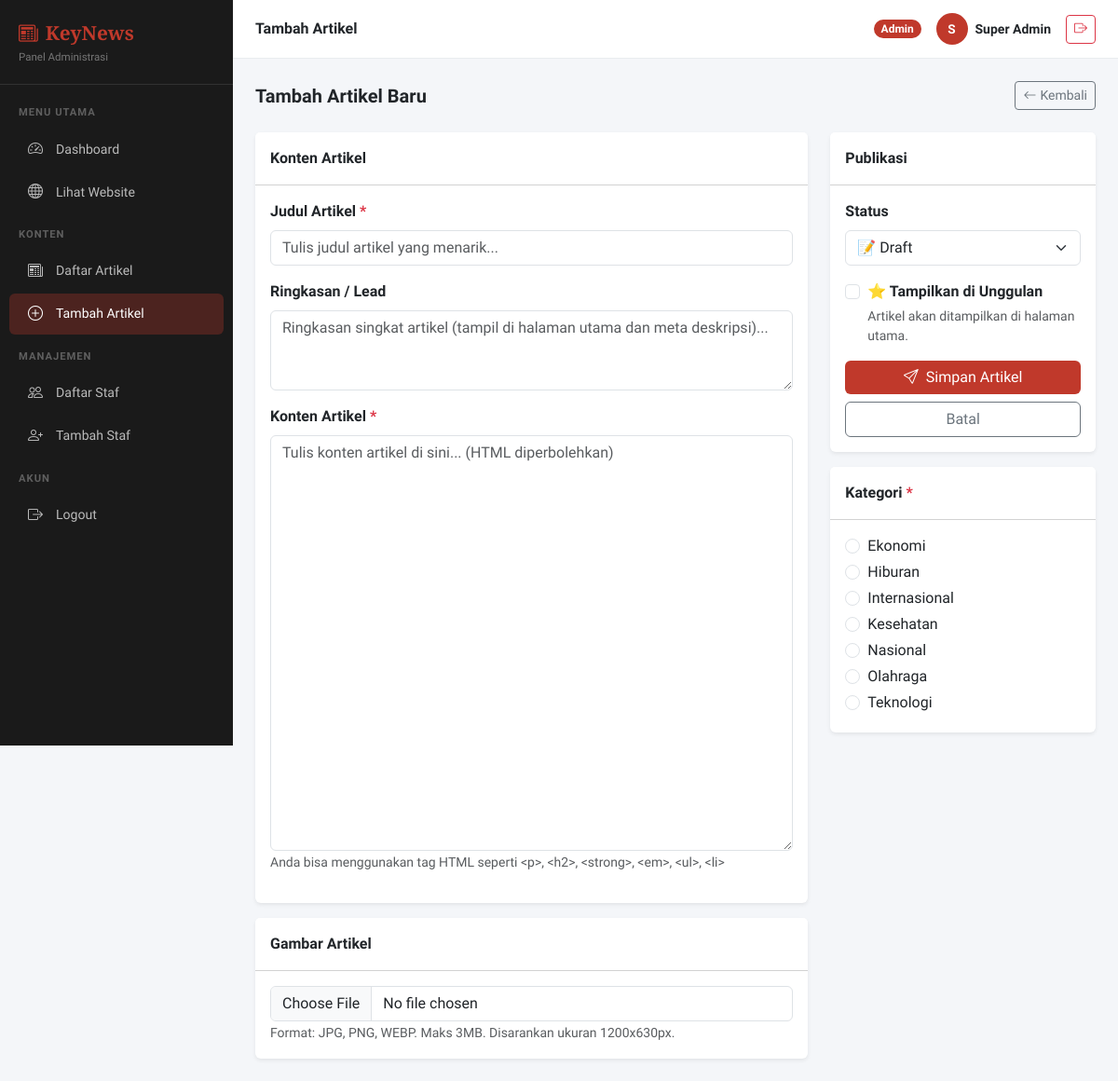
The page /admin/tambah_artikel.php (signed in) on the database its author committed.
### tables this page shows
CREATE TABLE IF NOT EXISTS kategori (
    id INT AUTO_INCREMENT PRIMARY KEY,
    nama VARCHAR(100) NOT NULL,
    slug VARCHAR(100) NOT NULL UNIQUE,
    created_at TIMESTAMP DEFAULT CURRENT_TIMESTAMP
);

### includes/koneksi.php (called while the page is built, shortened)
<?php
function isAdmin() {
    return isset($_SESSION['staf_role']) && $_SESSION['staf_role'] === 'admin';
}
?>

### admin/tambah_artikel.php (the view, shortened to what this page needs)
<?php
require_once '../includes/koneksi.php';
$page_title = 'Tambah Artikel';
$active_menu = 'tambah_artikel';
$data = ['judul'=>'','ringkasan'=>'','konten'=>'','id_kategori'=>'','status'=>'draft','featured'=>0];
$kategori_all = $koneksi->query("SELECT * FROM kategori ORDER BY nama");
require_once 'includes/admin_layout.php';
?>
<div class="d-flex justify-content-between align-items-center mb-4">
    <h5 class="fw-bold mb-0">Tambah Artikel Baru</h5>
    <a href="artikel_masuk.php" class="btn btn-outline-secondary btn-sm"><i class="bi bi-arrow-left me-1"></i>Kembali</a>
</div>
<form method="POST" enctype="multipart/form-data">
    <div class="row g-4">
        <div class="col-lg-8">
            <div class="card border-0 shadow-sm mb-3">
                <div class="card-header bg-white fw-semibold py-3">Konten Artikel</div>
                <div class="card-body">
                    <div class="mb-3">
                        <label class="form-label fw-semibold">Judul Artikel <span class="text-danger">*</span></label>
                        <input type="text" name="judul" class="form-control" placeholder="Tulis judul artikel yang menarik..." value="<?= htmlspecialchars($data['judul']) ?>" required>
                    </div>
                    <div class="mb-3">
                        <label class="form-label fw-semibold">Ringkasan / Lead</label>
                        <textarea name="ringkasan" class="form-control" rows="3" placeholder="Ringkasan singkat artikel (tampil di halaman utama dan meta deskripsi)..."><?= htmlspecialchars($data['ringkasan']) ?></textarea>
                    </div>
                    <div class="mb-3">
                        <label class="form-label fw-semibold">Konten Artikel <span class="text-danger">*</span></label>
                        <textarea name="konten" id="konten" class="form-control" rows="18" placeholder="Tulis konten artikel di sini... (HTML diperbolehkan)"><?= htmlspecialchars($data['konten']) ?></textarea>
                        <small class="text-muted">Anda bisa menggunakan tag HTML seperti &lt;p&gt;, &lt;h2&gt;, &lt;strong&gt;, &lt;em&gt;, &lt;ul&gt;, &lt;li&gt;</small>
                    </div>
                </div>
            </div>
            <div class="card border-0 shadow-sm">
                <div class="card-header bg-white fw-semibold py-3">Gambar Artikel</div>
                <div class="card-body">
                    <input type="file" name="gambar" id="gambar" class="form-control" accept="image/*" onchange="previewImage(this)">
                    <small class="text-muted">Format: JPG, PNG, WEBP. Maks 3MB. Disarankan ukuran 1200x630px.</small>
                </div>
            </div>
        </div>
        <div class="col-lg-4">
            <div class="card border-0 shadow-sm mb-3">
                <div class="card-header bg-white fw-semibold py-3">Publikasi</div>
                <div class="card-body">
                    <div class="mb-3">
                        <label class="form-label fw-semibold">Status</label>
                        <select name="status" class="form-select">
                            <option value="draft" <?= $data['status']=='draft'?'selected':'' ?>>📝 Draft</option>
                        </select>
                    </div>
                    <div class="form-check mb-3">
                        <input class="form-check-input" type="checkbox" name="featured" id="featured" value="1" <?= $data['featured']?'checked':'' ?>>
                        <label class="form-check-label fw-semibold" for="featured">⭐ Tampilkan di Unggulan</label>
                        <div class="form-text">Artikel akan ditampilkan di halaman utama.</div>
                    </div>
                    <div class="d-grid gap-2">
                        <button type="submit" class="btn btn-merah"><i class="bi bi-send me-2"></i>Simpan Artikel</button>
                        <a href="artikel_masuk.php" class="btn btn-outline-secondary">Batal</a>
                    </div>
                </div>
            </div>
            <div class="card border-0 shadow-sm">
                <div class="card-header bg-white fw-semibold py-3">Kategori <span class="text-danger">*</span></div>
                <div class="card-body">
                    <?php while ($k = $kategori_all->fetch_assoc()): ?>
                    <div class="form-check mb-1">
                        <input class="form-check-input" type="radio" name="id_kategori" id="kat_<?= $k['id'] ?>" value="<?= $k['id'] ?>" <?= $data['id_kategori']==$k['id']?'checked':'' ?>>
                        <label class="form-check-label" for="kat_<?= $k['id'] ?>"><?= htmlspecialchars($k['nama']) ?></label>
                    </div>
                    <?php endwhile; ?>
                </div>
            </div>
        </div>
    </div>
</form>
<?php require_once 'includes/admin_layout_end.php'; ?>

### admin/includes/admin_layout.php (shortened to what this page needs)
<!DOCTYPE html>
<html lang="id">
<head>
    <link href="https://cdn.jsdelivr.net/npm/bootstrap@5.3.0/dist/css/bootstrap.min.css" rel="stylesheet">
    <link href="https://cdn.jsdelivr.net/npm/bootstrap-icons@1.11.0/font/bootstrap-icons.css" rel="stylesheet">
</head>
<body>
<div class="sidebar">
    <div class="sidebar-brand">
        <div class="logo"><i class="bi bi-newspaper me-2"></i><?= SITE_NAME ?></div>
        <div style="font-size:0.72rem;color:rgba(255,255,255,0.4);margin-top:2px;">Panel Administrasi</div>
    </div>
    <nav class="pt-2">
        <div class="sidebar-section">Menu Utama</div>
        <a class="nav-link <?= ($active_menu??'')==='dashboard'?'active':'' ?>" href="dashboard.php"><i class="bi bi-speedometer2"></i>Dashboard</a>
        <a class="nav-link" href="../index.php" target="_blank"><i class="bi bi-globe"></i>Lihat Website</a>
        <div class="sidebar-section">Konten</div>
        <a class="nav-link <?= ($active_menu??'')==='artikel_masuk'?'active':'' ?>" href="artikel_masuk.php"><i class="bi bi-newspaper"></i>Daftar Artikel</a>
        <a class="nav-link <?= ($active_menu??'')==='tambah_artikel'?'active':'' ?>" href="tambah_artikel.php"><i class="bi bi-plus-circle"></i>Tambah Artikel</a>
        <?php if (isAdmin()): ?>
        <div class="sidebar-section">Manajemen</div>
        <a class="nav-link <?= ($active_menu??'')==='staf'?'active':'' ?>" href="staf.php"><i class="bi bi-people"></i>Daftar Staf</a>
        <a class="nav-link <?= ($active_menu??'')==='tambah_staf'?'active':'' ?>" href="tambah_staf.php"><i class="bi bi-person-plus"></i>Tambah Staf</a>
        <?php endif; ?>
        <div class="sidebar-section">Akun</div>
        <a class="nav-link" href="logout.php"><i class="bi bi-box-arrow-right"></i>Logout</a>
    </nav>
</div>
<div class="main-content">
    <div class="top-bar-admin">
        <h6 class="mb-0 fw-bold"><?= $page_title ?? 'Admin' ?></h6>
        <div class="d-flex align-items-center gap-3">
            <span class="badge rounded-pill" style="background:var(--merah);"><?= ucfirst($_SESSION['staf_role']) ?></span>
            <div class="d-flex align-items-center gap-2">
                <div style="width:34px;height:34px;border-radius:50%;background:var(--merah);display:flex;align-items:center;justify-content:center;color:#fff;font-weight:600;font-size:0.85rem;">
                    <?= strtoupper(substr($_SESSION['staf_nama'], 0, 1)) ?>
                </div>
                <span class="small fw-semibold"><?= htmlspecialchars($_SESSION['staf_nama']) ?></span>
            </div>
            <a href="logout.php" class="btn btn-sm btn-outline-danger"><i class="bi bi-box-arrow-right"></i></a>
        </div>
    </div>
    <div class="content-area">

### admin/includes/admin_layout_end.php (shortened to what this page needs)
    </div>
</div>
</body>
</html>

### admin/includes/admin_layout.php (style rules this page uses)
:root { --merah: #C0392B; }
body { font-family: 'Source Sans 3', sans-serif; background: #f4f6f9; }
.sidebar { width: 250px; min-height: 100vh; background: #1a1a1a; position: fixed; top: 0; left: 0; z-index: 100; }
.sidebar-brand { padding: 20px; border-bottom: 1px solid rgba(255,255,255,0.1); }
.sidebar-brand .logo { font-family: 'Playfair Display',serif; font-size: 1.3rem; font-weight: 900; color: #C0392B; }
.sidebar .nav-link { color: rgba(255,255,255,0.7); padding: 10px 20px; border-radius: 6px; margin: 2px 10px; font-size: 0.88rem; transition: 0.2s; display: flex; align-items: center; gap: 10px; }
.sidebar .nav-link:hover, .sidebar .nav-link.active { color: #fff; background: rgba(192,57,43,0.3); }
.sidebar .nav-link i { font-size: 1rem; width: 20px; }
.sidebar-section { padding: 14px 20px 6px; font-size: 0.7rem; text-transform: uppercase; letter-spacing: 1px; color: rgba(255,255,255,0.3); font-weight: 600; }
.main-content { margin-left: 250px; min-height: 100vh; }
.top-bar-admin { background: #fff; padding: 14px 24px; border-bottom: 1px solid #e9ecef; display: flex; align-items: center; justify-content: space-between; }
.content-area { padding: 24px; }
.btn-merah { background: var(--merah); color: #fff; border: none; }

### rows shown on the page
kategori: id_kategori "☐ Ekonomi", nama "Ekonomi"
kategori: id_kategori "☐ Hiburan", nama "Hiburan"
kategori: id_kategori "☐ Internasional", nama "Internasional"
kategori: id_kategori "☐ Kesehatan", nama "Kesehatan"
kategori: id_kategori "☐ Nasional", nama "Nasional"
kategori: id_kategori "☐ Olahraga", nama "Olahraga"
kategori: id_kategori "☐ Teknologi", nama "Teknologi"

### other values the page prints
SITE_NAME "KeyNews"
$page_title "Tambah Artikel"
$_SESSION['staf_role'] "Admin"
substr($_SESSION['staf_nama'], 0, 1) "S"
$_SESSION['staf_nama'] "Super Admin"
